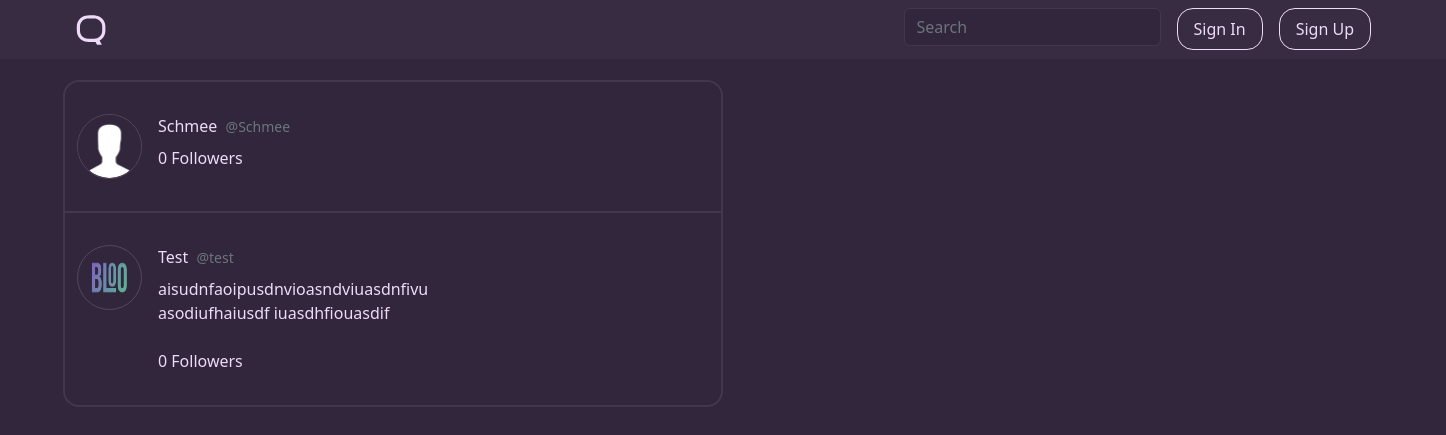
Page /u/flynn/followers on the earlier database version.
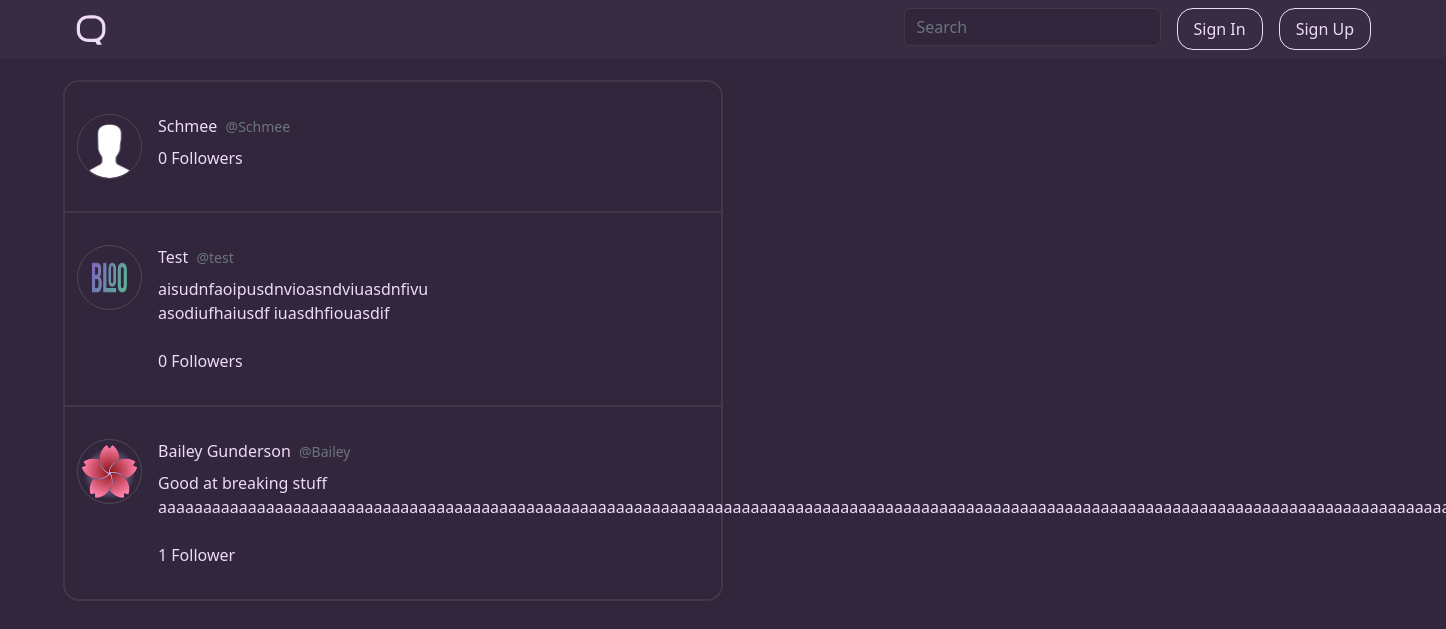
Same page on the later database version.
### qwippit/models.py (models this page shows, shortened)
class User(db.Model, UserMixin):
    id = db.Column(db.Integer, primary_key=True)
    username = db.Column(db.String(16), unique=True, nullable=False)
    displayname = db.Column(db.String(20), nullable=False)
    email = db.Column(db.String(120), unique=True, nullable=False)
    bio = db.Column(db.String(256))
    image_file = db.Column(db.String(20), nullable=False, default='default.png')
    banner_file = db.Column(db.String(20), nullable=False, default='default.png')
    password = db.Column(db.String(60), nullable=False)
    emailverified = db.Column(db.Boolean(), nullable=False, default=False)
    following = db.relationship('User',
                                secondary=followers,
                                primaryjoin=(followers.c.follower_id == id),
                                secondaryjoin=(followers.c.followed_id == id),
                                backref=db.backref('followers', lazy='dynamic'),
                                lazy='dynamic')
    viewed_qwipps = db.relationship('Qwipp', secondary='qwippViews', backref='hasViewed')
    viewed_qwills = db.relationship('Qwill', secondary='qwillViews', backref='hasViewed')
    liked_qwipps = db.relationship('Qwipp', secondary='qwippLikes', backref='hasLiked')
    liked_qwills = db.relationship('Qwill', secondary='qwillLikes', backref='hasLiked')
    qwipps = db.relationship('Qwipp', backref='author', lazy=True)
    qwills = db.relationship('Qwill', backref='author', lazy=True)
    like_notifications = db.Column(db.Boolean(), nullable=False, default=True)
    follow_notifications = db.Column(db.Boolean(), nullable=False, default=True)
    reply_notifications = db.Column(db.Boolean(), nullable=False, default=True)

### qwippit/users/routes.py (the view)
@users.route("/u/<string:username>/followers")
def user_followers(username):
    user = User.query.filter(func.lower(User.username) == func.lower(username)).first_or_404()
    followers = user.followers
    return render_template('users/userfollowers.html', title="@" + username + " - Followers", followers=followers)

### run.py (called while the page is built)
@app.template_filter()
def number_format(num):
    magnitude = 0
    while num >= 1000:
        num = float('{:.3g}'.format(num))
        magnitude += 1
        num /= 1000.0
    formatted_num = '{:,.1f}'.format(num) if 1000 <= num < 10000 else '{:f}'.format(num)
    return '{}{}'.format(formatted_num.rstrip('0').rstrip('.'), ['', 'K', 'M', 'B', 'T'][magnitude])

### qwippit/templates/users/userfollowers.html (shortened to what this page needs)
{% extends "main/layout.html" %}
{% block content %}
    <div class="followers">
        {% if followers.count() == 0 %}
            <article class="row content-section-only-empty user-feed">
                <div class="d-flex media">
                    <div class="col-lg d-flex justify-content-center">
                        <div class="media-body">
                            <div class="empty-user-header">
                                <h4>There doesn't seem to be any followers.</h4>
                            </div>
                        </div>
                    </div>
                </div>
            </article>
        {% else %}
            {% for user in followers %}
                {% if loop.length == 1 %}
                    <article onclick="location.href='{{ url_for('users.profile', username=user.username) }}'" class="row content-section-only user-feed">
                {% elif loop.last %}
                    <article onclick="location.href='{{ url_for('users.profile', username=user.username) }}'" class="row content-section-last user-feed-last">
                {% else %}
                    <article onclick="location.href='{{ url_for('users.profile', username=user.username) }}'" class="row content-section user-feed">
                {% endif %}
                    <div class="d-flex media">
                        <div class="col-lg d-flex">
                            <img class="me-3 rounded-circle border border-highlight" width="65px" height="65px" src="{{ url_for('static', filename='profile_pics/' + user.image_file) }}">
                            <div class="media-body">
                                <div class="article-metadata mb-2">
                                    <a class="author-link me-1" href="{{ url_for('users.profile', username=user.username) }}">{{ user.displayname }}</a>
                                    <small class="text-muted">@{{ user.username }}</small>
                                </div>
                                {% if user.bio %}
                                    <div class="article-metadata bio mb-4">
                                        <p class="main-font-nh">{{ user.bio }}</p>
                                    </div>
                                {% endif %}
                                <div class="followers-following mt-2">
                                    <div class="followers">
                                        {% if user.followers.count() == 1 %}
                                            <a href="{{ url_for('users.user_followers', username=user.username) }}" class="main-font" id="user-followers-{{ user.id }}">{{ user.followers.count() | number_format }} Follower</a>
                                        {% else %}
                                            <a href="{{ url_for('users.user_followers', username=user.username) }}" class="main-font" id="user-followers-{{ user.id }}">{{ user.followers.count() | number_format }} Followers</a>
                                        {% endif %}
                                    </div>
                                </div>
                            </div>
                        </div>
                        {% if request.MOBILE %}
                            <div class="follow col-sm ms-4 mt-4" style="text-align: right;">
                        {% else %}
                            <div class="follow col-sm mt-4" style="text-align: right;">
                        {% endif %}
                        </div>
                    </div>
                </article>
            {% endfor %}
        {% endif %}
    </div>
{% endblock content %}

Differences in the rows shown:
added User: image_file (picture), displayname "Bailey Gunderson", username "Bailey", bio "Good at breaking stuff…", followers.count|number_format "1"
